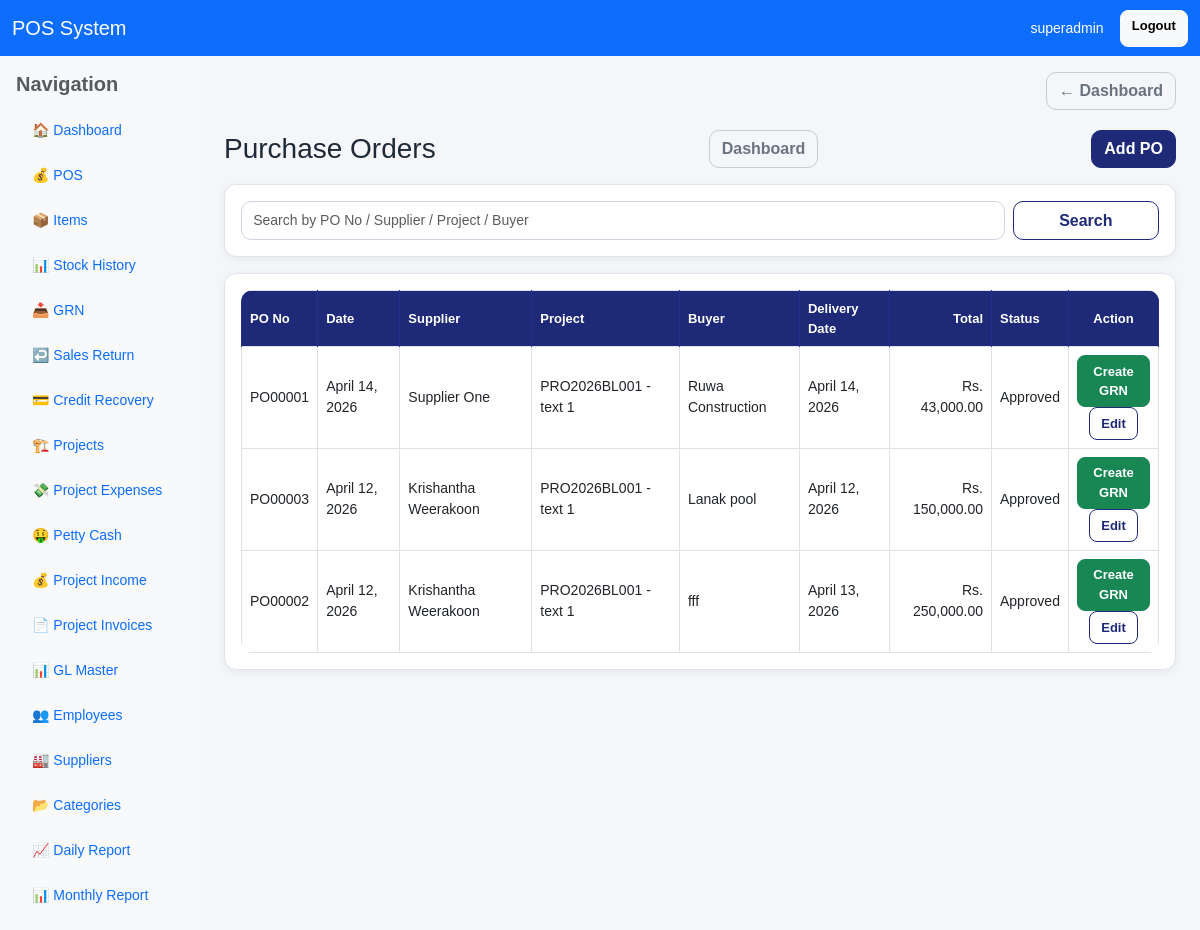
Before: /purchase-orders/ (signed in) with the older database file.
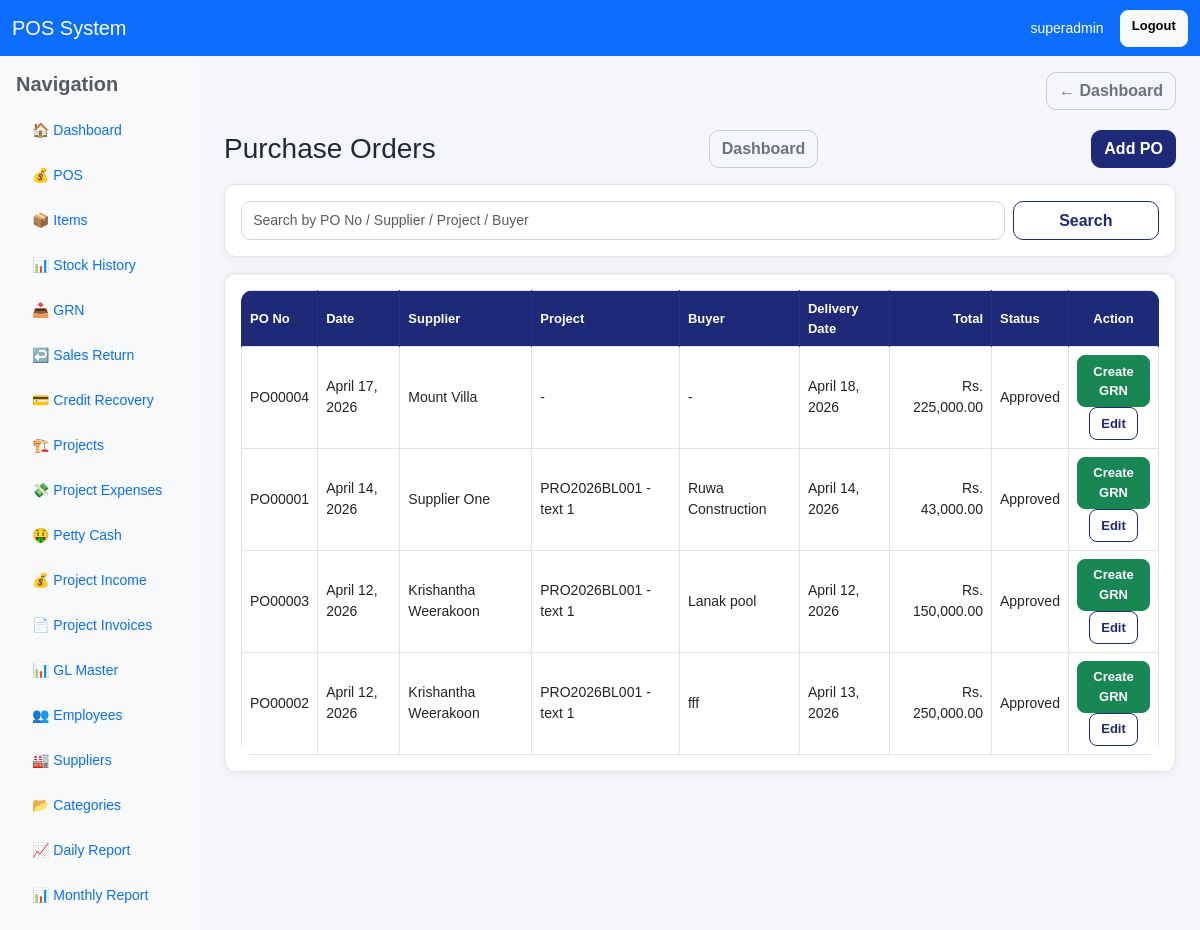
After: the same page with the newer database file.
### pos/models.py (models this page shows, shortened)
class PurchaseOrder(models.Model):
    PAYMENT_METHOD_CHOICES = [
        ("cash", "Cash"),
        ("bank", "Bank Transfer"),
        ("cheque", "Cheque"),
    ]
    STATUS_CHOICES = [
        ("draft", "Draft"),
        ("approved", "Approved"),
        ("closed", "Closed"),
    ]
    po_no = models.CharField(max_length=30, unique=True, blank=True, null=True)
    po_date = models.DateField(default=timezone.now)
    delivery_date_required = models.DateField(blank=True, null=True)
    buyer_company_name = models.CharField(max_length=200, blank=True, null=True)
    buyer_address = models.TextField(blank=True, null=True)
    buyer_contact_person = models.CharField(max_length=150, blank=True, null=True)
    buyer_phone = models.CharField(max_length=50, blank=True, null=True)
    buyer_email = models.EmailField(blank=True, null=True)
    supplier = models.ForeignKey("Supplier", on_delete=models.PROTECT, related_name="purchase_orders")
    supplier_address = models.TextField(blank=True, null=True)
    supplier_contact_details = models.CharField(max_length=255, blank=True, null=True)
    project = models.ForeignKey("Project", on_delete=models.SET_NULL, null=True, blank=True, related_name="purchase_orders")
    payment_method = models.CharField(max_length=20, choices=PAYMENT_METHOD_CHOICES, default="bank")
    payment_period = models.CharField(max_length=100, blank=True, null=True)
    delivery_location = models.CharField(max_length=255, blank=True, null=True)
    delivery_method = models.CharField(max_length=100, blank=True, null=True)
    special_instructions = models.TextField(blank=True, null=True)
    terms_and_conditions = models.TextField(blank=True, null=True)
    warranty_details = models.TextField(blank=True, null=True)
    return_policy = models.TextField(blank=True, null=True)
    penalties_conditions = models.TextField(blank=True, null=True)
    authorized_person_name = models.CharField(max_length=150, blank=True, null=True)
    signature_text = models.CharField(max_length=150, blank=True, null=True)
    status = models.CharField(max_length=20, choices=STATUS_CHOICES, default="draft")
    note = models.TextField(blank=True, null=True)
    created_by = models.ForeignKey(
        User,
        on_delete=models.SET_NULL,
        null=True,
        blank=True,
        related_name="created_purchase_orders"
    )
    created_at = models.DateTimeField(auto_now_add=True)
    class Meta:
        ordering = ["-po_date", "-id"]
    @property
    def grand_total(self):
        return self.items.aggregate(total=Sum("line_total"))["total"] or Decimal("0")

class Supplier(models.Model):
    name = models.CharField(max_length=150, unique=True)
    address = models.TextField(blank=True, null=True)
    phone_1 = models.CharField(max_length=30, blank=True, null=True)
    phone_2 = models.CharField(max_length=30, blank=True, null=True)
    phone_3 = models.CharField(max_length=30, blank=True, null=True)
    email = models.EmailField(blank=True, null=True)
    contact_person = models.CharField(max_length=150, blank=True, null=True)
    bank_name = models.CharField(max_length=150, blank=True, null=True)
    bank_branch = models.CharField(max_length=150, blank=True, null=True)
    account_name = models.CharField(max_length=150, blank=True, null=True)
    account_number = models.CharField(max_length=80, blank=True, null=True)
    is_active = models.BooleanField(default=True)
    created_at = models.DateTimeField(auto_now_add=True)
    class Meta:
        ordering = ["name"]

class Project(models.Model):
    PROJECT_TYPE_CHOICES = [
        ("SW", "Swimming Pool"),
        ("BL", "Building"),
        ("EL", "Electrical"),
        ("OT", "Other"),
    ]
    STATUS_CHOICES = [
        ("ongoing", "Ongoing"),
        ("completed", "Completed"),
        ("cancelled", "Cancelled"),
    ]
    project_id = models.CharField(max_length=30, unique=True)
    project_name = models.CharField(max_length=255)
    project_type = models.CharField(max_length=10, choices=PROJECT_TYPE_CHOICES)
    client_name = models.CharField(max_length=255, blank=True, null=True)
    location = models.CharField(max_length=255, blank=True, null=True)
    estimated_value = models.DecimalField(max_digits=14, decimal_places=2, default=0)
    status = models.CharField(max_length=20, choices=STATUS_CHOICES, default="ongoing")
    is_active = models.BooleanField(default=True)
    created_by = models.ForeignKey(User, on_delete=models.SET_NULL, null=True, blank=True, related_name="created_projects")
    updated_by = models.ForeignKey(User, on_delete=models.SET_NULL, null=True, blank=True, related_name="updated_projects")
    created_at = models.DateTimeField(auto_now_add=True)
    class Meta:
        ordering = ["-id"]

### pos/views.py (the view, shortened to what this page needs)
# urls.py: path("purchase-orders/", views.purchase_order_list, name="purchase_order_list"),
@user_passes_test(can_use_project)
def purchase_order_list(request):
    query = request.GET.get("q", "").strip()
    orders = PurchaseOrder.objects.select_related(
        "supplier", "project", "created_by"
    ).prefetch_related("items").order_by("-po_date", "-id")
    return render(request, "pos/purchase_order_list.html", {
        "orders": orders,
        "query": query,
        "is_owner": is_owner(request.user),
    })

### pos/templatetags/currency_filters.py (called while the page is built)
@register.filter
def money(value):
    try:
        if value in (None, ""):
            value = Decimal("0")
        value = Decimal(str(value))
        symbol = getattr(settings, 'CURRENCY_SYMBOL', '$')
        return f"{symbol} {value:,.2f}"
    except (InvalidOperation, ValueError, TypeError):
        symbol = getattr(settings, 'CURRENCY_SYMBOL', '$')
        return f"{symbol} 0.00"

### pos/views.py (called while the page is built)
def is_owner(user):
    return user.is_superuser or user.groups.filter(name__iexact="Owner").exists()

def can_use_project(user):
    return is_owner(user) or is_manager(user) or is_clerk(user) or is_cashier(user)

### pos/templates/pos/purchase_order_list.html (shortened to what this page needs)
{% extends "base.html" %}
{% load currency_filters %}
{% block content %}
<div class="d-flex justify-content-between align-items-center mb-3">
    <h3 class="page-title mb-0">Purchase Orders</h3>
<a href="{% url 'dashboard' %}" class="btn btn-outline-secondary"> Dashboard    </a>
    <a href="{% url 'add_purchase_order' %}" class="btn btn-primary">Add PO</a>
</div>
<div class="card card-soft mb-3">
    <div class="card-body">
        <form method="get" class="row g-2">
            <div class="col-md-10">
                <input type="text" name="q" value="{{ query }}" class="form-control"
                       placeholder="Search by PO No / Supplier / Project / Buyer">
            </div>
            <div class="col-md-2 d-grid">
                <button type="submit" class="btn btn-outline-primary">Search</button>
            </div>
        </form>
    </div>
</div>
<div class="card card-soft">
    <div class="card-body">
        <div class="table-responsive">
            <table class="table table-bordered table-hover align-middle">
                <thead>
                    <tr>
                        <th>PO No</th>
                        <th>Date</th>
                        <th>Supplier</th>
                        <th>Project</th>
                        <th>Buyer</th>
                        <th>Delivery Date</th>
                        <th class="text-end">Total</th>
                        <th>Status</th>
                        <th class="text-center" style="width:90px;">Action</th>
                    </tr>
                </thead>
                <tbody>
                    {% for o in orders %}
                    <tr>
                        <td>{{ o.po_no }}</td>
                        <td>{{ o.po_date }}</td>
                        <td>{{ o.supplier.name }}</td>
                        <td>{% if o.project %}{{ o.project.project_id }} - {{ o.project.project_name }}{% else %}-{% endif %}</td>
                        <td>{{ o.buyer_company_name|default:"-" }}</td>
                        <td>{{ o.delivery_date_required|default:"-" }}</td>
                        <td class="text-end">{{ o.grand_total|money }}</td>
                        <td>{{ o.get_status_display }}</td>
                        <td class="text-center">
                            {% if o.status == 'approved' %}
                            <a href="{% url 'create_grn_from_po' o.id %}" class="btn btn-sm btn-success">Create GRN</a>
                            {% endif %}
                            <a href="{% url 'edit_purchase_order' o.id %}" class="btn btn-sm btn-outline-primary">Edit</a>
                        </td>
                    </tr>
                    {% empty %}
                    <tr>
                        <td colspan="9" class="text-center text-muted py-4">No purchase orders found.</td>
                    </tr>
                    {% endfor %}
                </tbody>
            </table>
        </div>
    </div>
</div>
{% endblock %}

Changed rows visible on the page:
added PurchaseOrder: po_no "PO00004", po_date "April 17, 2026", supplier.name "Mount Villa", buyer_company_name "-", delivery_date_required "April 18, 2026", grand_total "Rs. 225,000.00", status "Approved", shows "Create GRN"
